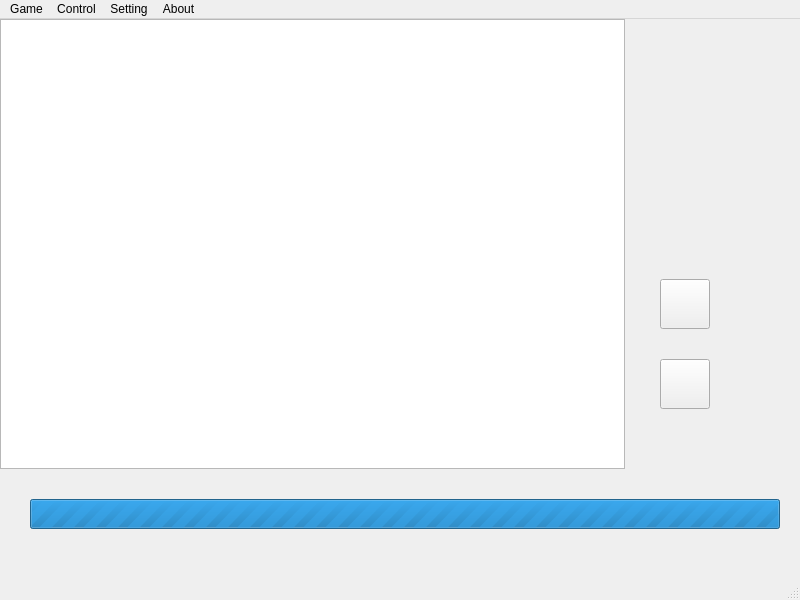
<?xml version="1.0" encoding="UTF-8"?>
<ui version="4.0">
 <class>LinkGameGUI</class>
 <widget class="QMainWindow" name="LinkGameGUI">
  <property name="geometry">
   <rect>
    <x>0</x>
    <y>0</y>
    <width>800</width>
    <height>600</height>
   </rect>
  </property>
  <property name="sizePolicy">
   <sizepolicy hsizetype="Preferred" vsizetype="Fixed">
    <horstretch>0</horstretch>
    <verstretch>0</verstretch>
   </sizepolicy>
  </property>
  <property name="minimumSize">
   <size>
    <width>800</width>
    <height>600</height>
   </size>
  </property>
  <property name="maximumSize">
   <size>
    <width>800</width>
    <height>600</height>
   </size>
  </property>
  <property name="windowTitle">
   <string>LinkGameGUI</string>
  </property>
  <widget class="QWidget" name="centralWidget">
   <widget class="QGraphicsView" name="View">
    <property name="geometry">
     <rect>
      <x>0</x>
      <y>0</y>
      <width>625</width>
      <height>450</height>
     </rect>
    </property>
   </widget>
   <widget class="QLabel" name="Background">
    <property name="geometry">
     <rect>
      <x>0</x>
      <y>0</y>
      <width>800</width>
      <height>600</height>
     </rect>
    </property>
    <property name="autoFillBackground">
     <bool>true</bool>
    </property>
    <property name="text">
     <string>TextLabel</string>
    </property>
   </widget>
   <widget class="QProgressBar" name="TimeBar">
    <property name="geometry">
     <rect>
      <x>30</x>
      <y>480</y>
      <width>750</width>
      <height>30</height>
     </rect>
    </property>
    <property name="layoutDirection">
     <enum>Qt::RightToLeft</enum>
    </property>
    <property name="maximum">
     <number>0</number>
    </property>
    <property name="value">
     <number>0</number>
    </property>
    <property name="alignment">
     <set>Qt::AlignLeading|Qt::AlignLeft|Qt::AlignVCenter</set>
    </property>
    <property name="textVisible">
     <bool>false</bool>
    </property>
    <property name="invertedAppearance">
     <bool>true</bool>
    </property>
    <property name="format">
     <string/>
    </property>
   </widget>
   <widget class="QLabel" name="Level">
    <property name="geometry">
     <rect>
      <x>640</x>
      <y>80</y>
      <width>100</width>
      <height>40</height>
     </rect>
    </property>
    <property name="text">
     <string/>
    </property>
   </widget>
   <widget class="QLabel" name="Score">
    <property name="geometry">
     <rect>
      <x>660</x>
      <y>150</y>
      <width>120</width>
      <height>40</height>
     </rect>
    </property>
    <property name="font">
     <font>
      <pointsize>9</pointsize>
     </font>
    </property>
    <property name="contextMenuPolicy">
     <enum>Qt::DefaultContextMenu</enum>
    </property>
    <property name="text">
     <string/>
    </property>
   </widget>
   <widget class="QLabel" name="LevelNum">
    <property name="geometry">
     <rect>
      <x>750</x>
      <y>80</y>
      <width>50</width>
      <height>40</height>
     </rect>
    </property>
    <property name="text">
     <string/>
    </property>
   </widget>
   <widget class="QLabel" name="ScoreNum">
    <property name="geometry">
     <rect>
      <x>640</x>
      <y>200</y>
      <width>150</width>
      <height>25</height>
     </rect>
    </property>
    <property name="alignment">
     <set>Qt::AlignCenter</set>
    </property>
   </widget>
   <widget class="QLabel" name="ShuffleNum">
    <property name="geometry">
     <rect>
      <x>730</x>
      <y>270</y>
      <width>60</width>
      <height>30</height>
     </rect>
    </property>
    <property name="text">
     <string/>
    </property>
   </widget>
   <widget class="QLabel" name="HintNum">
    <property name="geometry">
     <rect>
      <x>730</x>
      <y>350</y>
      <width>60</width>
      <height>30</height>
     </rect>
    </property>
    <property name="text">
     <string/>
    </property>
   </widget>
   <widget class="QPushButton" name="Shuffle">
    <property name="geometry">
     <rect>
      <x>660</x>
      <y>260</y>
      <width>50</width>
      <height>50</height>
     </rect>
    </property>
    <property name="text">
     <string/>
    </property>
   </widget>
   <widget class="QPushButton" name="Hint">
    <property name="geometry">
     <rect>
      <x>660</x>
      <y>340</y>
      <width>50</width>
      <height>50</height>
     </rect>
    </property>
    <property name="text">
     <string/>
    </property>
   </widget>
   <widget class="QLabel" name="Shade">
    <property name="geometry">
     <rect>
      <x>0</x>
      <y>0</y>
      <width>800</width>
      <height>600</height>
     </rect>
    </property>
    <property name="text">
     <string/>
    </property>
   </widget>
   <zorder>Background</zorder>
   <zorder>View</zorder>
   <zorder>TimeBar</zorder>
   <zorder>Level</zorder>
   <zorder>Score</zorder>
   <zorder>LevelNum</zorder>
   <zorder>ScoreNum</zorder>
   <zorder>ShuffleNum</zorder>
   <zorder>HintNum</zorder>
   <zorder>Shuffle</zorder>
   <zorder>Hint</zorder>
   <zorder>Shade</zorder>
  </widget>
  <widget class="QMenuBar" name="menuBar">
   <property name="geometry">
    <rect>
     <x>0</x>
     <y>0</y>
     <width>800</width>
     <height>23</height>
    </rect>
   </property>
   <widget class="QMenu" name="menuGame">
    <property name="title">
     <string>Game</string>
    </property>
    <addaction name="actionNew_Game"/>
    <addaction name="actionSave"/>
    <addaction name="actionLoad"/>
    <addaction name="actionExit"/>
   </widget>
   <widget class="QMenu" name="menuControl">
    <property name="title">
     <string>Control</string>
    </property>
    <widget class="QMenu" name="menuLevel">
     <property name="title">
      <string>Level</string>
     </property>
     <addaction name="actionLevel1"/>
     <addaction name="actionLevel2"/>
     <addaction name="actionLevel3"/>
     <addaction name="actionLevel4"/>
     <addaction name="actionLevel5"/>
    </widget>
    <addaction name="actionPause"/>
    <addaction name="actionShuffle"/>
    <addaction name="actionHint"/>
    <addaction name="menuLevel"/>
   </widget>
   <widget class="QMenu" name="menuSetting">
    <property name="title">
     <string>Setting</string>
    </property>
    <widget class="QMenu" name="menuBackground">
     <property name="title">
      <string>Background</string>
     </property>
     <addaction name="actionBackground1"/>
     <addaction name="actionBackground2"/>
     <addaction name="actionBackground3"/>
    </widget>
    <widget class="QMenu" name="menuIcons">
     <property name="title">
      <string>Icons</string>
     </property>
     <addaction name="actionIcon1"/>
     <addaction name="actionIcon2"/>
     <addaction name="actionIcon3"/>
    </widget>
    <widget class="QMenu" name="menuMusic">
     <property name="title">
      <string>Music</string>
     </property>
     <addaction name="actionMusic1"/>
     <addaction name="actionMusic2"/>
     <addaction name="actionMusic3"/>
     <addaction name="actionMute"/>
    </widget>
    <addaction name="menuBackground"/>
    <addaction name="menuIcons"/>
    <addaction name="menuMusic"/>
    <addaction name="actionRank"/>
   </widget>
   <widget class="QMenu" name="menuAbout">
    <property name="title">
     <string>About</string>
    </property>
    <addaction name="actionInstruction"/>
    <addaction name="actionInformation"/>
   </widget>
   <addaction name="menuGame"/>
   <addaction name="menuControl"/>
   <addaction name="menuSetting"/>
   <addaction name="menuAbout"/>
  </widget>
  <widget class="QStatusBar" name="statusBar"/>
  <action name="actionNew_Game">
   <property name="text">
    <string>New Game</string>
   </property>
   <property name="shortcut">
    <string>F2</string>
   </property>
  </action>
  <action name="actionExit">
   <property name="text">
    <string>Exit</string>
   </property>
  </action>
  <action name="actionPause">
   <property name="checkable">
    <bool>true</bool>
   </property>
   <property name="text">
    <string>Pause</string>
   </property>
   <property name="shortcut">
    <string>P</string>
   </property>
  </action>
  <action name="actionShuffle">
   <property name="text">
    <string>Shuffle</string>
   </property>
   <property name="shortcut">
    <string>S</string>
   </property>
  </action>
  <action name="actionHint">
   <property name="text">
    <string>Hint</string>
   </property>
   <property name="shortcut">
    <string>H</string>
   </property>
  </action>
  <action name="actionLevel1">
   <property name="checkable">
    <bool>false</bool>
   </property>
   <property name="checked">
    <bool>false</bool>
   </property>
   <property name="text">
    <string>Level1</string>
   </property>
  </action>
  <action name="actionLevel2">
   <property name="text">
    <string>Level2</string>
   </property>
  </action>
  <action name="actionLevel3">
   <property name="checkable">
    <bool>false</bool>
   </property>
   <property name="text">
    <string>Level3</string>
   </property>
  </action>
  <action name="actionRank">
   <property name="text">
    <string>Rank</string>
   </property>
  </action>
  <action name="actionInstruction">
   <property name="text">
    <string>Instruction</string>
   </property>
  </action>
  <action name="actionInformation">
   <property name="text">
    <string>Information</string>
   </property>
  </action>
  <action name="actionBackground1">
   <property name="checkable">
    <bool>true</bool>
   </property>
   <property name="checked">
    <bool>true</bool>
   </property>
   <property name="text">
    <string>Background1</string>
   </property>
  </action>
  <action name="actionBackground2">
   <property name="checkable">
    <bool>true</bool>
   </property>
   <property name="text">
    <string>Background2</string>
   </property>
  </action>
  <action name="actionBackground3">
   <property name="checkable">
    <bool>true</bool>
   </property>
   <property name="text">
    <string>Background3</string>
   </property>
  </action>
  <action name="actionIcon1">
   <property name="checkable">
    <bool>true</bool>
   </property>
   <property name="checked">
    <bool>true</bool>
   </property>
   <property name="text">
    <string>Icon1</string>
   </property>
  </action>
  <action name="actionIcon2">
   <property name="checkable">
    <bool>true</bool>
   </property>
   <property name="text">
    <string>Icon2</string>
   </property>
  </action>
  <action name="actionIcon3">
   <property name="checkable">
    <bool>true</bool>
   </property>
   <property name="text">
    <string>Icon3</string>
   </property>
  </action>
  <action name="actionMute">
   <property name="checkable">
    <bool>true</bool>
   </property>
   <property name="text">
    <string>Mute</string>
   </property>
  </action>
  <action name="actionMusic1">
   <property name="checkable">
    <bool>true</bool>
   </property>
   <property name="checked">
    <bool>true</bool>
   </property>
   <property name="text">
    <string>Music1</string>
   </property>
  </action>
  <action name="actionMusic2">
   <property name="checkable">
    <bool>true</bool>
   </property>
   <property name="text">
    <string>Music2</string>
   </property>
  </action>
  <action name="actionLevel4">
   <property name="text">
    <string>Level4</string>
   </property>
  </action>
  <action name="actionLevel5">
   <property name="text">
    <string>Level5</string>
   </property>
  </action>
  <action name="actionSave">
   <property name="text">
    <string>Save</string>
   </property>
  </action>
  <action name="actionLoad">
   <property name="text">
    <string>Load</string>
   </property>
  </action>
  <action name="actionMusic3">
   <property name="checkable">
    <bool>true</bool>
   </property>
   <property name="text">
    <string>Music3</string>
   </property>
  </action>
 </widget>
 <layoutdefault spacing="6" margin="11"/>
 <resources/>
 <connections/>
</ui>
